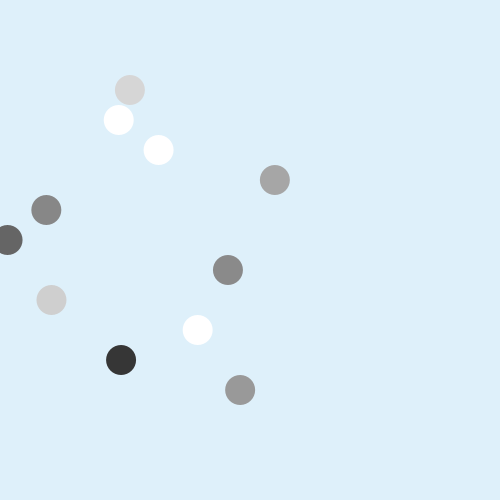
Frame 1 (no input)
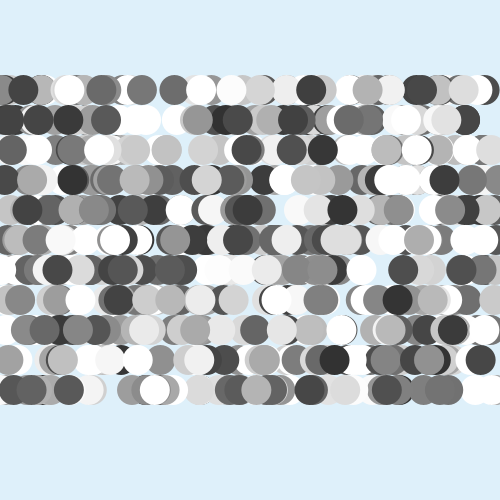
Frame 60 (the mouse pressed at the canvas centre just before this capture)
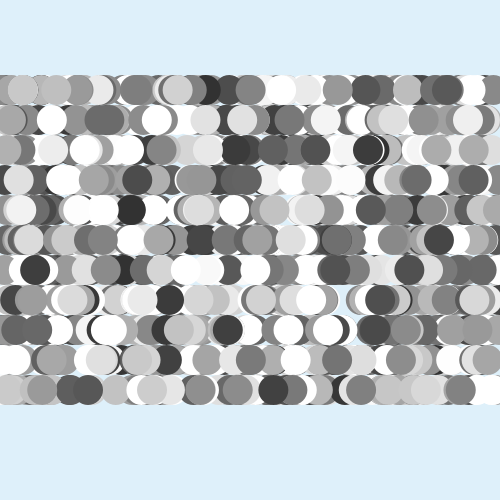
Frame 120 (the mouse held since frame 60 and released just before this capture)

The Processing sketch that drew these frames (run headless with seeded random() and noise(); from frame 60 on, the mouse is pressed at the canvas centre):

// Processing sketch: processing_15662
// ── processing_15662.pde

int value = 50;
void setup() {
  size(500,500);
  noStroke();
  background(222,240,250);
}
void draw() {

  
  fill(value+random(255));
  ellipse(random(500),90,30,30);
  fill(value+random(255));
  ellipse(random(500),120,30,30);
  fill(value+random(255));
  ellipse(random(500),150,30,30);
  fill(value+random(255));
  ellipse(random(500),180,30,30);
  fill(value+random(255));
  ellipse(random(500),210,30,30);
  fill(value+random(255));
  ellipse(random(500),240,30,30);
  fill(value+random(255));
  ellipse(random(500),270,30,30);
  fill(value+random(255));
  ellipse(random(500),300,30,30);
  fill(value+random(255));
  ellipse(random(500),330,30,30);
  fill(value+random(255));
  ellipse(random(500),360,30,30);
  fill(value+random(255));
  ellipse(random(500),390,30,30);

}
